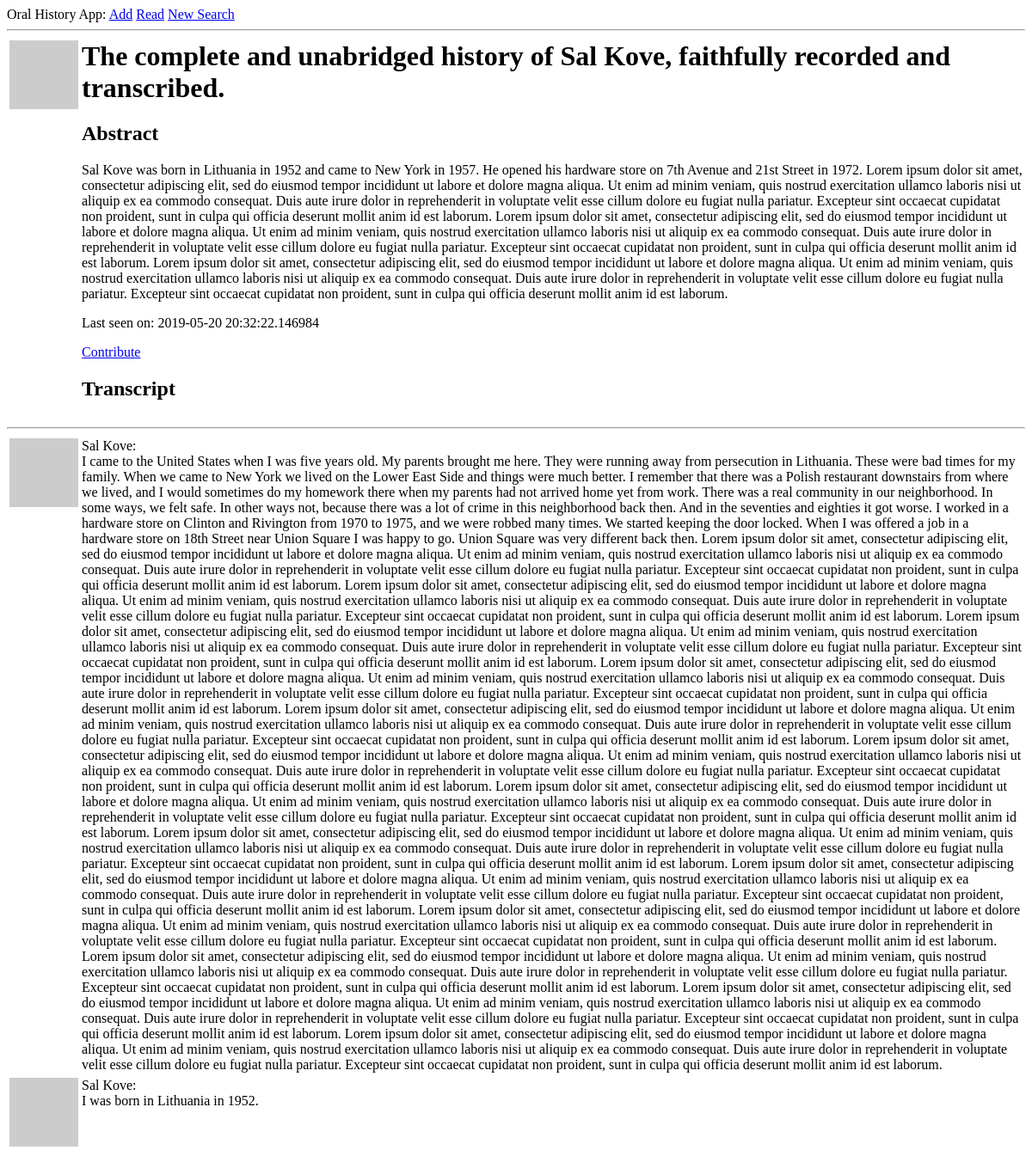
Page /user/Sal Kove (signed in) on the earlier database version.
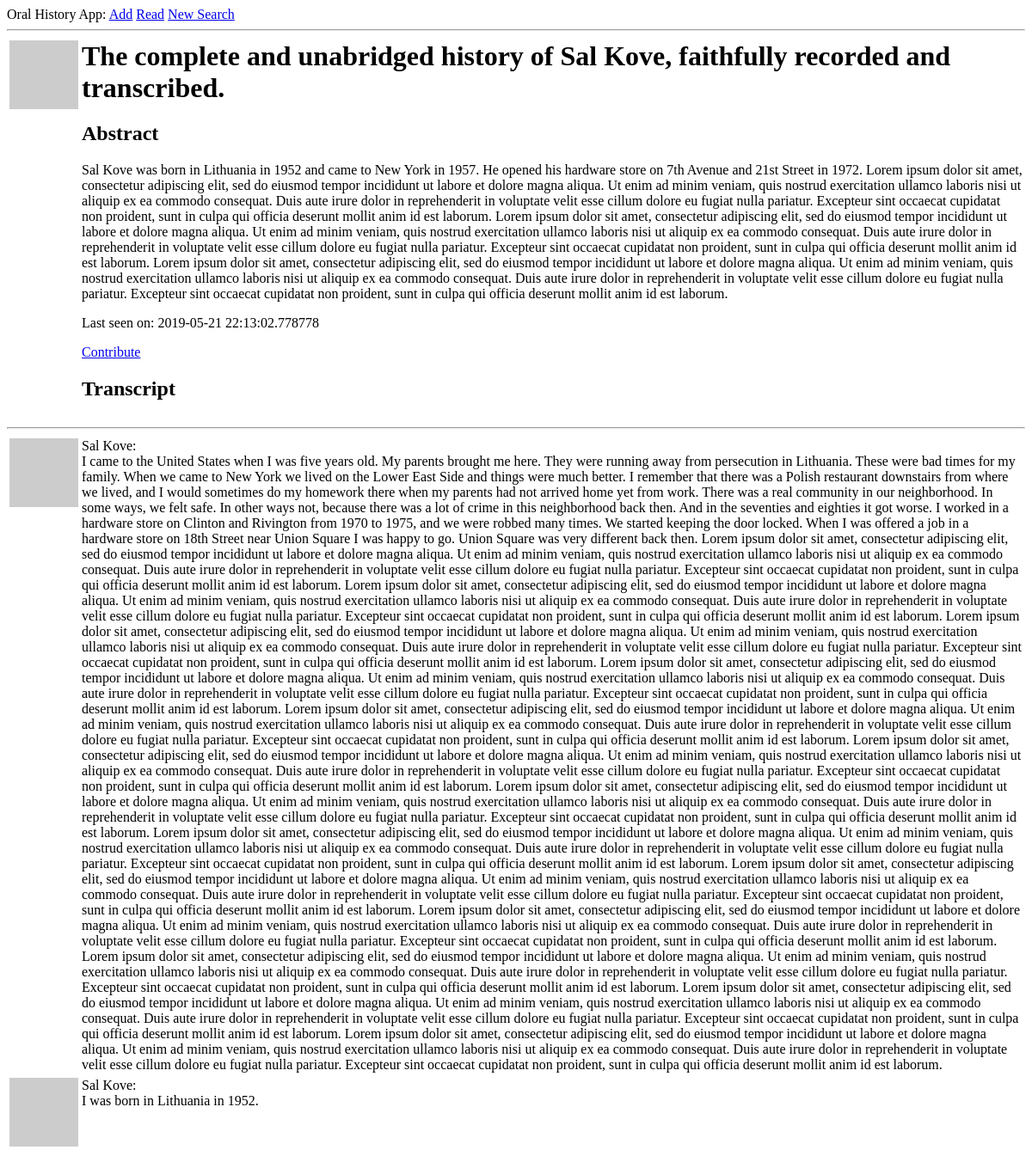
Same page on the later database version.
### app/models.py (models this page shows, shortened)
class User(UserMixin, db.Model):
    id = db.Column(db.Integer, primary_key=True)
    username = db.Column(db.String(64), index=True, unique=True)
    email = db.Column(db.String(120), index=True, unique=True)
    password_hash = db.Column(db.String(128))
    posts = db.relationship('Post', backref='author', lazy='dynamic')
    about_me = db.Column(db.String(3000))
    last_seen = db.Column(db.DateTime, default=datetime.utcnow)
    followed = db.relationship(
        'User', secondary=followers,
        primaryjoin=(followers.c.follower_id == id),
        secondaryjoin=(followers.c.followed_id == id),
        backref=db.backref('followers', lazy='dynamic'), lazy='dynamic')
    def avatar(self, size):
        digest = md5(self.email.lower().encode('utf-8')).hexdigest()
        return 'https://www.gravatar.com/avatar/{}?d=identicon&s={}'.format(
            digest, size)
    def is_following(self, user):
        return self.followed.filter(
            followers.c.followed_id == user.id).count() > 0

### app/routes.py (the view)
@app.route('/user/<username>')
@login_required
def user(username):
    user = User.query.filter_by(username=username).first_or_404()
    page = request.args.get('page', 1, type=int)
    posts = user.posts.order_by(Post.timestamp.desc()).paginate(
        page, app.config['POSTS_PER_PAGE'], False)
    next_url = url_for('user', username=user.username, page=posts.next_num) \
        if posts.has_next else None
    prev_url = url_for('user', username=user.username, page=posts.prev_num) \
        if posts.has_prev else None
    return render_template('user.html', user=user, posts=posts.items,
                           next_url=next_url, prev_url=prev_url)

### app/models.py (called while the page is built)
@login.user_loader
def load_user(id):
    return User.query.get(int(id))

### app/routes.py (called while the page is built)
@app.before_request
def before_request():
    if current_user.is_authenticated:
        current_user.last_seen = datetime.utcnow()
        db.session.commit()

### app/templates/user.html
{% extends "base.html" %}
{% block content %}
    <table>
        <tr valign="top">
            <td><img src="{{ user.avatar(128) }}"></td>
            <td>
                <h1>The complete and unabridged history of {{ user.username }}, faithfully recorded and transcribed.</h1>
                <h2>Abstract</h2>
                {% if user.about_me %}<p>{{ user.about_me }}</p>{% endif %}
                {% if user.last_seen %}<p>Last seen on: {{ user.last_seen }}</p>{% endif %}
                {% if user == current_user %}
                <p><a href="{{ url_for('edit_profile') }}">Edit abstract</a></p>
                {% elif not current_user.is_following(user) %}
                <p><a href="{{ url_for('follow', username=user.username) }}">Contribute</a></p>
                {% else %}
                <p><a href="{{ url_for('unfollow', username=user.username) }}">Stop contributing</a></p>
                {% endif %}
                <h2>Transcript</h2>
            </td>
        </tr>
    </table>
    <hr>
    {% for post in posts %}
        {% include '_post.html' %}
    {% endfor %}
{% endblock %}

Differences in the rows shown:
changed User "Sal Kove": last_seen "2019-05-20 20:32:22.146984" → "2019-05-21 22:13:02.778778"
